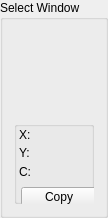
<?xml version="1.0" encoding="UTF-8"?>
<ui version="4.0">
 <class>QWindowTargeter</class>
 <widget class="QGroupBox" name="QWindowTargeter">
  <property name="geometry">
   <rect>
    <x>0</x>
    <y>0</y>
    <width>108</width>
    <height>218</height>
   </rect>
  </property>
  <property name="windowTitle">
   <string>Window Targeter</string>
  </property>
  <property name="title">
   <string>Select Window</string>
  </property>
  <layout class="QVBoxLayout" name="verticalLayout">
   <item>
    <widget class="QLabel" name="label">
     <property name="text">
      <string/>
     </property>
     <property name="pixmap">
      <pixmap resource="GCRes.qrc">:/Icons/Target</pixmap>
     </property>
     <property name="scaledContents">
      <bool>false</bool>
     </property>
     <property name="alignment">
      <set>Qt::AlignCenter</set>
     </property>
    </widget>
   </item>
   <item>
    <widget class="QGroupBox" name="groupBox">
     <property name="title">
      <string/>
     </property>
     <widget class="QLabel" name="lX">
      <property name="geometry">
       <rect>
        <x>5</x>
        <y>7</y>
        <width>46</width>
        <height>13</height>
       </rect>
      </property>
      <property name="text">
       <string>X:</string>
      </property>
     </widget>
     <widget class="QLabel" name="lY">
      <property name="geometry">
       <rect>
        <x>5</x>
        <y>25</y>
        <width>46</width>
        <height>13</height>
       </rect>
      </property>
      <property name="text">
       <string>Y:</string>
      </property>
     </widget>
     <widget class="QToolButton" name="toolButton">
      <property name="geometry">
       <rect>
        <x>7</x>
        <y>66</y>
        <width>76</width>
        <height>19</height>
       </rect>
      </property>
      <property name="text">
       <string>Copy</string>
      </property>
     </widget>
     <widget class="QLabel" name="lC">
      <property name="geometry">
       <rect>
        <x>5</x>
        <y>43</y>
        <width>76</width>
        <height>16</height>
       </rect>
      </property>
      <property name="text">
       <string>C:</string>
      </property>
     </widget>
    </widget>
   </item>
  </layout>
 </widget>
 <resources>
  <include location="GCRes.qrc"/>
 </resources>
 <connections/>
</ui>
